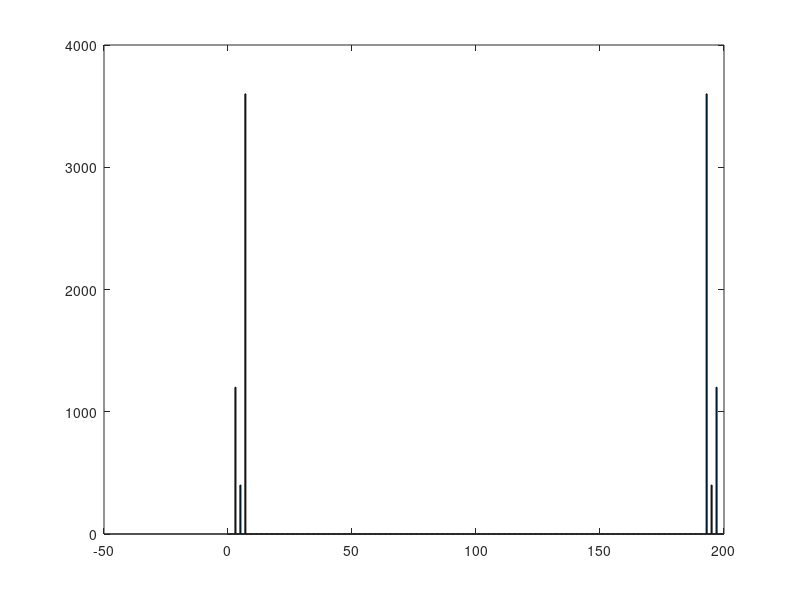
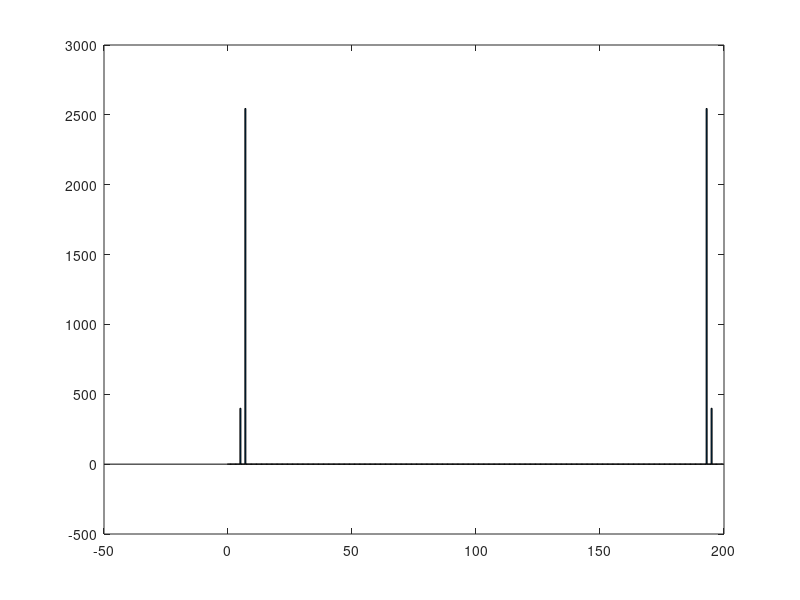
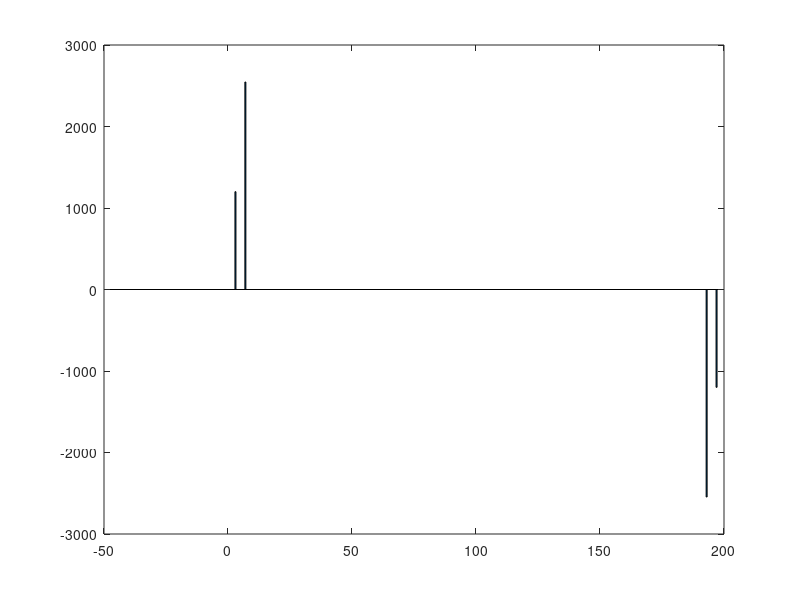
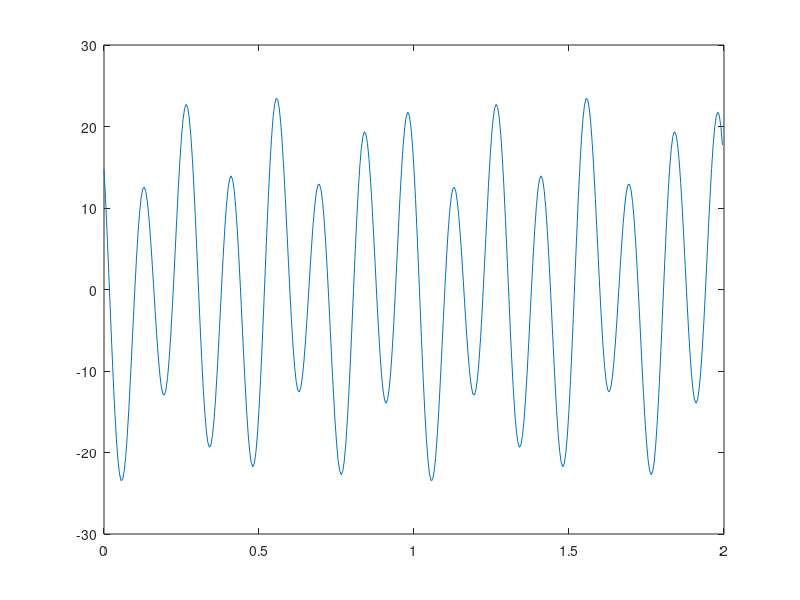

Reproduce these figures in MATLAB, in order.
Fs=200; %200 muestras por minuto
%la frecuencia de muestreo debe ser al menos el doble de las frecuencias de
%la señal
N = 400;
t = (0:N-1)*1/Fs;
y=2*cos(2*pi*5*t+0) + 6*cos(2*pi*3*t+pi/2) + 18*cos(2*pi*7*t +pi/4);

fourier=fft(y);
%va a devolver tantos numeros complejos como muestreos
frecuencias = linspace(0,Fs,N+1);

bar(frecuencias(1:end-1),abs(fourier));
pos = find(abs(fourier)>0.1);
frecuencias(pos);
amplitud = abs(fourier(pos))/(N/2);
fase = angle(fourier(pos));

figure, bar(frecuencias(1:end-1), real(fourier)); 
figure, bar(frecuencias(1:end-1), imag(fourier));
%la que tiene fase 0, solo tiene parte real. La que tiene fase pi/2 solo
%tiene parte imaginaria. Por esto solo aparecen dos barras
% Imag
% ^
% |
% |
% |_________> Real
%resolucion espectral de 0.5 y el ancho de banda es la mitad de muestras de
%muestreo, ya que la segunda mitad es conjungada
%quitamos la frecuencia mas alta
fourier(15) = 0;
fourier(387) = 0;

figure, plot(t,y);
ynew = real(ifft(fourier));
figure, plot(t,ynew);
%que pasa si me cargo la baja frecuencia. Y la intermedia
%que ocurre si añado un valor a y (y=y+5) Esta info esta en la componente
%continua de forma escalada.
